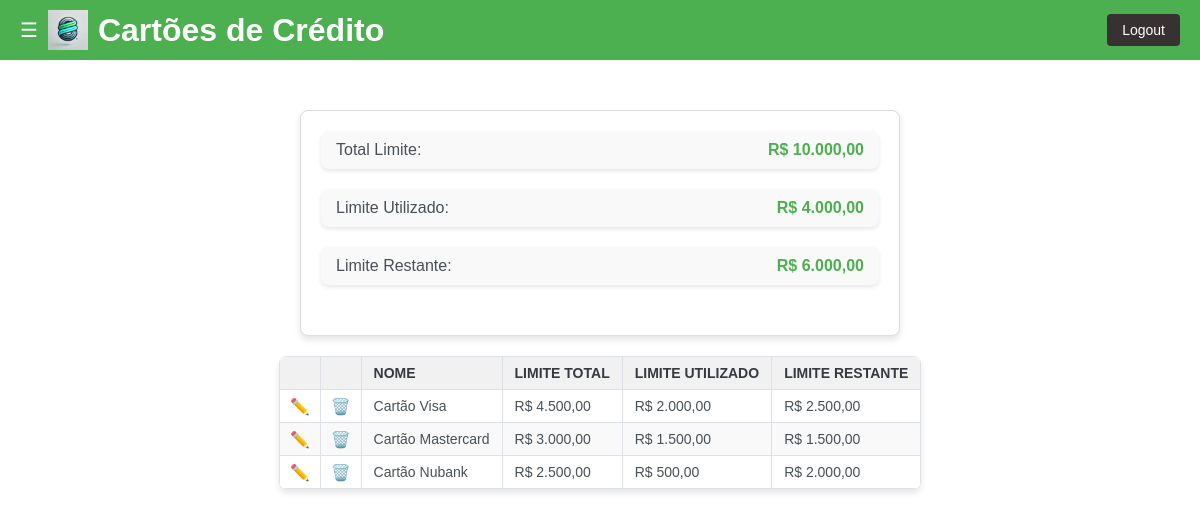
Screenshot of /cartoes (signed in) with the database file from the repository.
### tables this page shows
CREATE TABLE cartoes_credito (
    id INTEGER PRIMARY KEY AUTOINCREMENT,
    nome TEXT NOT NULL,
    limite_total REAL NOT NULL,
    limite_utilizado REAL NOT NULL DEFAULT 0,
    usuario_id INTEGER NOT NULL,
    FOREIGN KEY (usuario_id) REFERENCES usuarios(id)
);

### app.py (the view)
@app.route('/cartoes')
def cartoes():
    if 'usuario_id' not in session:
        return redirect('/')
    conn = db_connection()
    cursor = conn.cursor()
    cursor.execute('''
        SELECT
            id, nome,
            limite_total,
            limite_utilizado,
            (limite_total - limite_utilizado) as limite_restante
        FROM cartoes_credito
    ''')
    cartoes = cursor.fetchall()
    total_limite = sum(c['limite_total'] for c in cartoes)
    limite_utilizado = sum(c['limite_utilizado'] for c in cartoes)
    limite_restante = total_limite - limite_utilizado
    return render_template(
        'cartoes.html',
        title='Cartões de Crédito',
        mes=datetime.now().month,
        ano=datetime.now().year,
        total_limite=total_limite,
        limite_utilizado=limite_utilizado,
        limite_restante=limite_restante,
        cartoes=cartoes
    )

### app.py (called while the page is built)
def db_connection():
    conn = sqlite3.connect('contas.db')
    conn.row_factory = sqlite3.Row
    return conn

@app.template_filter('format_currency')
def format_currency(value):
    if value is None:
        return "R$ 0,00"
    return f"R$ {value:,.2f}".replace(",", "X").replace(".", ",").replace("X", ".")

### templates/cartoes.html
{% extends "base.html" %}
{% block content %}
<section class="resumo">
    <div class="totals">
        <ul class="totals-list">
            <li>Total Limite: <span>{{ total_limite | format_currency }}</span></li>
            <li>Limite Utilizado: <span>{{ limite_utilizado | format_currency }}</span></li>
            <li>Limite Restante: <span>{{ limite_restante | format_currency }}</span></li>
        </ul>
    </div>
</section>
<section id="grid" class="grid-container">
    <table>
        <thead>
            <tr>
                <th class="icon-column"></th>
                <th class="icon-column"></th>
                <th>Nome</th>
                <th>Limite Total</th>
                <th>Limite Utilizado</th>
                <th>Limite Restante</th>
            </tr>
        </thead>
        <tbody id="grid-body">
            {% for cartao in cartoes %}
            <tr data-id="{{ cartao['id'] }}">
                <td class="icon-column">
                    <a href="/faturas/{{ cartao['id'] }}" class="icon">✏️</a>
                </td>
                <td class="icon-column">
                    <a href="/confirmar_exclusao_cartao/{{ cartao['id'] }}" class="icon">🗑️</a>
                </td>
                <td>{{ cartao['nome'] }}</td>
                <td>{{ cartao['limite_total'] | format_currency }}</td>
                <td>{{ cartao['limite_utilizado'] | format_currency }}</td>
                <td>{{ cartao['limite_restante'] | format_currency }}</td>
            </tr>
            {% endfor %}
        </tbody>
    </table>
</section>
{% endblock %}

### static/style.css (style rules this page uses)
body { font-family: Arial, sans-serif; margin: 0; padding: 0; }
section.resumo { max-width: 600px; margin: 20px auto; text-align: center; padding: 20px; background-color: #ffffff; border: 1px solid #ddd; border-radius: 8px; box-shadow: 0px 4px 6px rgba(0, 0, 0, 0.1); }
.totals { margin-bottom: 20px; }
.totals-list { list-style-type: none; padding: 0; margin: 0; display: flex; flex-direction: column; gap: 10px; }
.totals-list li { font-size: 18px; color: #495057; display: flex; justify-content: space-between; align-items: center; background-color: #f9f9f9; padding: 10px 15px; border-radius: 8px; box-shadow: 0px 2px 4px rgba(0, 0, 0, 0.1); }
#grid { display: flex; justify-content: center; margin: 20px auto; }
#grid table { width: auto; border-collapse: collapse; margin: 0 auto; box-shadow: 0px 4px 6px rgba(0, 0, 0, 0.1); background-color: #ffffff; border-radius: 8px; overflow: hidden; }
#grid table { max-width: 100%; }
#grid th, #grid td { border: 1px solid #dee2e6; padding: 8px 12px; text-align: left; font-size: 14px; }
#grid th { background-color: #f1f1f1; font-weight: bold; text-transform: uppercase; color: #343a40; }
#grid td { color: #495057; }
#grid tr:nth-child(even) { background-color: #f9f9f9; }
#grid th.icon-column, #grid td.icon-column { width: 40px; text-align: center; padding: 5px; }
.icon { margin: 0 5px; cursor: pointer; text-decoration: none; font-size: 16px; transition: color 0.3s ease; }
.resumo { flex: 1; min-width: 300px; background-color: #ffffff; border: 1px solid #ddd; border-radius: 8px; box-shadow: 0px 4px 6px rgba(0, 0, 0, 0.1); padding: 20px; text-align: center; }
.totals-list { list-style: none; padding: 0; margin: 0; }
.totals-list li { font-size: 16px; display: flex; justify-content: space-between; margin-bottom: 10px; }
.totals-list span { font-weight: bold; color: #4caf50; }

### templates/base.html (style rules this page uses)
* { margin: 0; padding: 0; box-sizing: border-box; }
body { font-family: Arial, sans-serif; background-color: #ffffff; }

### rows the page displays
cartoes_credito: nome "Cartão Visa", limite_total "R$ 4.500,00", limite_utilizado "R$ 2.000,00", limite_restante "R$ 2.500,00"
cartoes_credito: nome "Cartão Mastercard", limite_total "R$ 3.000,00", limite_utilizado "R$ 1.500,00", limite_restante "R$ 1.500,00"
cartoes_credito: nome "Cartão Nubank", limite_total "R$ 2.500,00", limite_utilizado "R$ 500,00", limite_restante "R$ 2.000,00"

### other values shown
{{ title }} "Cartões de Crédito"
{{ total_limite | format_currency }} "R$ 10.000,00"
{{ limite_utilizado | format_currency }} "R$ 4.000,00"
{{ limite_restante | format_currency }} "R$ 6.000,00"
